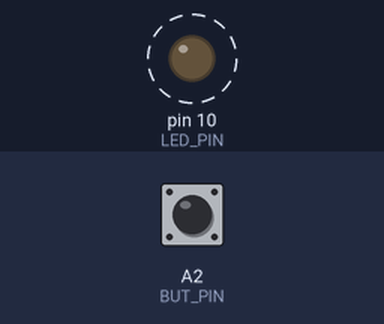
Recording of a sketch running on a simulated Arduino Uno, built with avr-gcc and run on an emulated ATmega328P. Shown: output pins drawn as LEDs (lit = HIGH). Dashed ring = blinking. The inputs (shaded band) are chosen by the test bench; at power-on: A2 (BUT_PIN) HIGH.

Above: at 0.5 s.
Timing chart, 0 to 4.6 s (numbered marks = the images above):
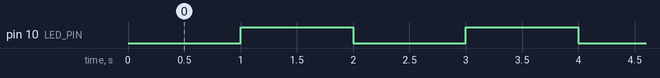

Measured:
- by itself, pin 10 (LED_PIN): alternates HIGH for 1.0 s and LOW for 1.0 s

The sketch:

ex1.ino
```cpp
#define LED_PIN 10
#define BUT_PIN A2

unsigned long time;
unsigned long limit = 1000;
bool even;

void setup()
{
  pinMode(LED_PIN, OUTPUT);
  pinMode(BUT_PIN, INPUT);
  time = millis();
  even = true;
}

void loop()
{
  unsigned long actual = millis();
  unsigned long dif = actual - time;

  if( dif >= limit )
  {
    time = actual;

    if(even) digitalWrite(LED_PIN, HIGH);

    else digitalWrite(LED_PIN, LOW);

    even = !even;
  }

  int but = digitalRead(BUT_PIN);
  if(!but)
  {
    digitalWrite(LED_PIN, LOW);
    while(1);
  }
}
```
